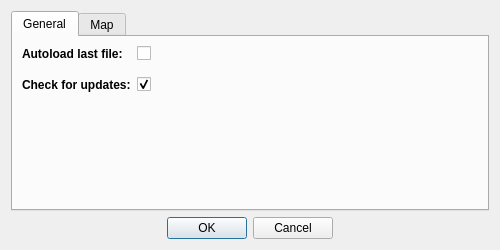
<?xml version="1.0" encoding="UTF-8"?>
<ui version="4.0">
 <class>Dialog_settings</class>
 <widget class="QDialog" name="Dialog_settings">
  <property name="geometry">
   <rect>
    <x>0</x>
    <y>0</y>
    <width>500</width>
    <height>250</height>
   </rect>
  </property>
  <property name="minimumSize">
   <size>
    <width>500</width>
    <height>250</height>
   </size>
  </property>
  <property name="maximumSize">
   <size>
    <width>500</width>
    <height>250</height>
   </size>
  </property>
  <property name="windowTitle">
   <string>Settings</string>
  </property>
  <property name="windowIcon">
   <iconset resource="../resources.qrc">
    <normaloff>:/images/cog.png</normaloff>:/images/cog.png</iconset>
  </property>
  <layout class="QVBoxLayout" name="verticalLayout">
   <item>
    <widget class="QTabWidget" name="tabWidget">
     <property name="tabShape">
      <enum>QTabWidget::Rounded</enum>
     </property>
     <property name="currentIndex">
      <number>0</number>
     </property>
     <widget class="QWidget" name="tabGeneral">
      <attribute name="title">
       <string>General</string>
      </attribute>
      <layout class="QFormLayout" name="formLayout_2">
       <property name="verticalSpacing">
        <number>16</number>
       </property>
       <property name="topMargin">
        <number>9</number>
       </property>
       <item row="0" column="0">
        <widget class="QLabel" name="label_3">
         <property name="font">
          <font>
           <weight>75</weight>
           <bold>true</bold>
          </font>
         </property>
         <property name="text">
          <string>Autoload last file:</string>
         </property>
        </widget>
       </item>
       <item row="0" column="1">
        <widget class="QCheckBox" name="checkBoxAutoload"/>
       </item>
       <item row="1" column="0">
        <widget class="QLabel" name="label_5">
         <property name="font">
          <font>
           <weight>75</weight>
           <bold>true</bold>
          </font>
         </property>
         <property name="text">
          <string>Check for updates:</string>
         </property>
        </widget>
       </item>
       <item row="1" column="1">
        <widget class="QCheckBox" name="checkBoxCheckUpdates">
         <property name="checked">
          <bool>true</bool>
         </property>
        </widget>
       </item>
      </layout>
     </widget>
     <widget class="QWidget" name="tabMap">
      <attribute name="title">
       <string>Map</string>
      </attribute>
      <layout class="QFormLayout" name="formLayout">
       <item row="0" column="0">
        <widget class="QLabel" name="label">
         <property name="font">
          <font>
           <weight>75</weight>
           <bold>true</bold>
          </font>
         </property>
         <property name="text">
          <string>Persistent caching:</string>
         </property>
        </widget>
       </item>
       <item row="0" column="1">
        <layout class="QHBoxLayout" name="horizontalLayout_2">
         <item>
          <widget class="QCheckBox" name="checkBoxMapPersistentCache"/>
         </item>
         <item>
          <widget class="QPushButton" name="pushButtonMapClearCache">
           <property name="minimumSize">
            <size>
             <width>70</width>
             <height>0</height>
            </size>
           </property>
           <property name="maximumSize">
            <size>
             <width>70</width>
             <height>16777215</height>
            </size>
           </property>
           <property name="text">
            <string>Clear cache</string>
           </property>
          </widget>
         </item>
        </layout>
       </item>
       <item row="2" column="0">
        <widget class="QLabel" name="label_2">
         <property name="font">
          <font>
           <weight>75</weight>
           <bold>true</bold>
          </font>
         </property>
         <property name="text">
          <string>Cache location:</string>
         </property>
        </widget>
       </item>
       <item row="2" column="1">
        <layout class="QHBoxLayout" name="horizontalLayout">
         <item>
          <widget class="QLineEdit" name="lineEditMapCachePath"/>
         </item>
         <item>
          <widget class="QPushButton" name="pushButtonMapCacheLocationSelect">
           <property name="minimumSize">
            <size>
             <width>30</width>
             <height>0</height>
            </size>
           </property>
           <property name="maximumSize">
            <size>
             <width>30</width>
             <height>16777215</height>
            </size>
           </property>
           <property name="text">
            <string>...</string>
           </property>
          </widget>
         </item>
         <item>
          <widget class="QPushButton" name="pushButtonMapCacheLocationDefault">
           <property name="minimumSize">
            <size>
             <width>50</width>
             <height>0</height>
            </size>
           </property>
           <property name="maximumSize">
            <size>
             <width>50</width>
             <height>16777215</height>
            </size>
           </property>
           <property name="text">
            <string>Default</string>
           </property>
          </widget>
         </item>
        </layout>
       </item>
       <item row="3" column="1">
        <layout class="QHBoxLayout" name="horizontalLayout">
         <item>
          <widget class="QLineEdit" name="lineEditTilesURL">
           <property name="toolTip">
            <string>Placeholders to be used inside &quot;Path&quot; definition: %1 = zoom; %2 = x; %3 = y</string>
           </property>
          </widget>
         </item>
         <item>
          <widget class="QPushButton" name="pushButtonTilesURLDefault">
           <property name="minimumSize">
            <size>
             <width>50</width>
             <height>0</height>
            </size>
           </property>
           <property name="maximumSize">
            <size>
             <width>50</width>
             <height>16777215</height>
            </size>
           </property>
           <property name="text">
            <string>Default</string>
           </property>
          </widget>
         </item>
        </layout>
       </item>
       <item row="3" column="0">
        <widget class="QLabel" name="label_4">
         <property name="font">
          <font>
           <weight>75</weight>
           <bold>true</bold>
          </font>
         </property>
         <property name="text">
          <string>Tiles URL:</string>
         </property>
        </widget>
       </item>
      </layout>
     </widget>
    </widget>
   </item>
   <item>
    <widget class="QDialogButtonBox" name="buttonBox">
     <property name="orientation">
      <enum>Qt::Horizontal</enum>
     </property>
     <property name="standardButtons">
      <set>QDialogButtonBox::Cancel|QDialogButtonBox::Ok</set>
     </property>
     <property name="centerButtons">
      <bool>true</bool>
     </property>
    </widget>
   </item>
  </layout>
 </widget>
 <resources>
  <include location="../resources.qrc"/>
 </resources>
 <connections>
  <connection>
   <sender>buttonBox</sender>
   <signal>accepted()</signal>
   <receiver>Dialog_settings</receiver>
   <slot>accept()</slot>
   <hints>
    <hint type="sourcelabel">
     <x>248</x>
     <y>254</y>
    </hint>
    <hint type="destinationlabel">
     <x>157</x>
     <y>274</y>
    </hint>
   </hints>
  </connection>
  <connection>
   <sender>buttonBox</sender>
   <signal>rejected()</signal>
   <receiver>Dialog_settings</receiver>
   <slot>reject()</slot>
   <hints>
    <hint type="sourcelabel">
     <x>316</x>
     <y>260</y>
    </hint>
    <hint type="destinationlabel">
     <x>286</x>
     <y>274</y>
    </hint>
   </hints>
  </connection>
 </connections>
</ui>
